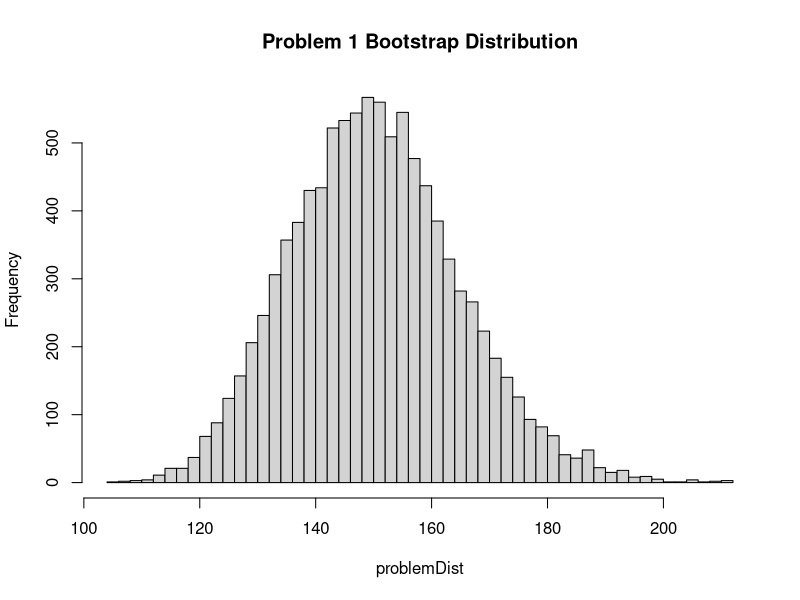
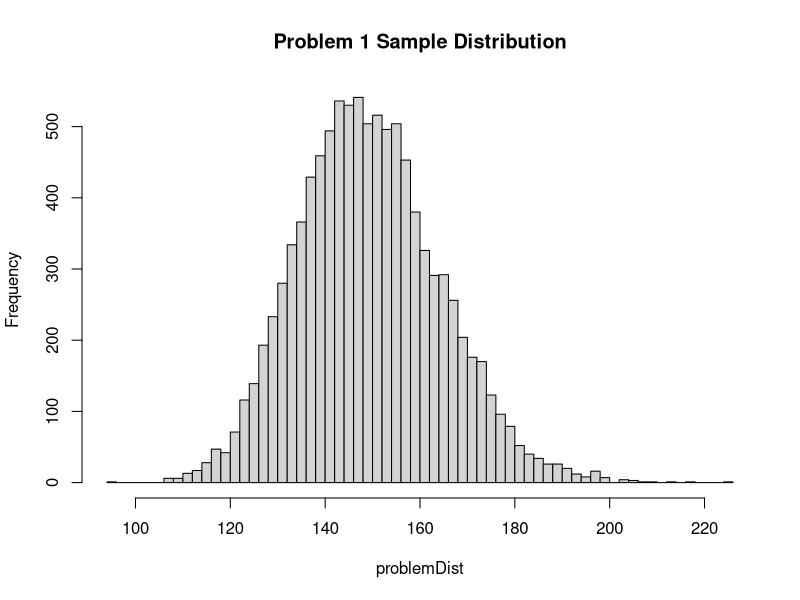
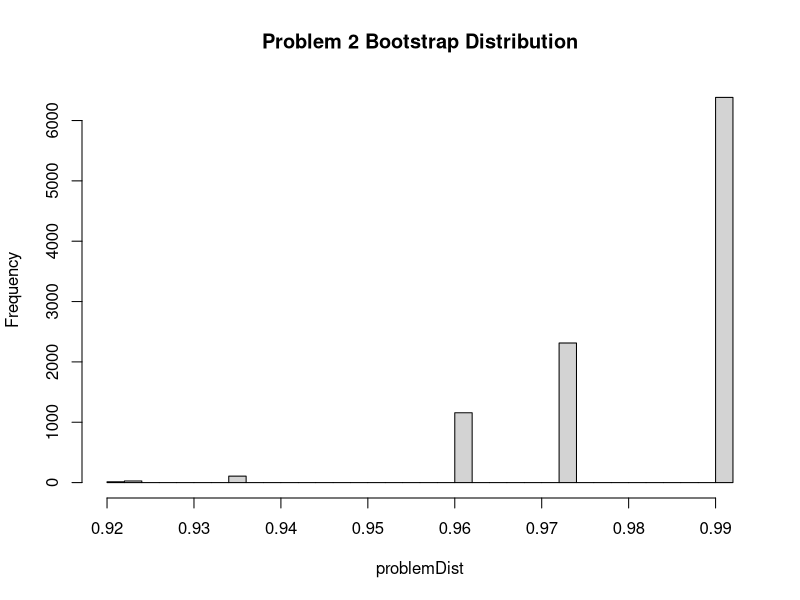
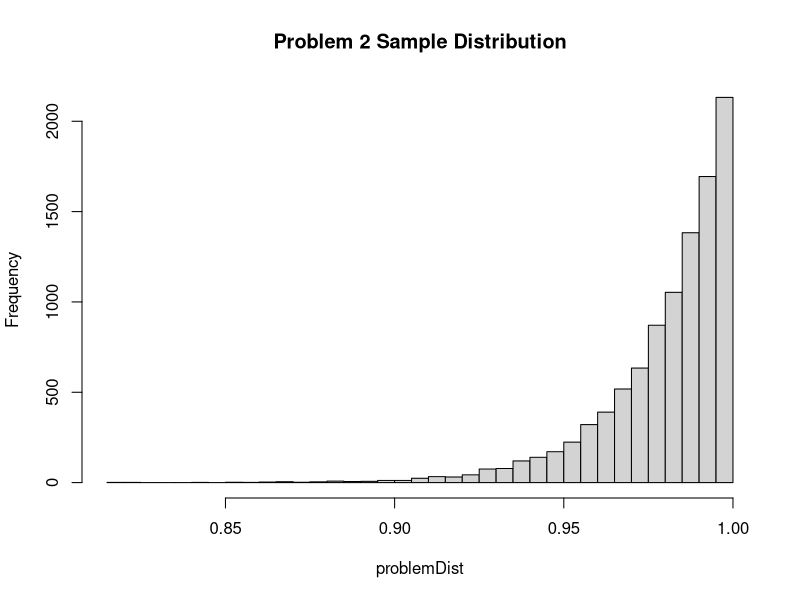

Write R code to recreate these figures, in order.


#Creates a bootstrap distribution from a population distribution given an
#arbitrary sample statistic (1 arg)
#In: population data, a stat function (1 arg), number of samples per draw, number of draws
#Out: a vector of bootstraps
boot.bootStrapper = function(popSet, statFunc, samplesPerDraw, numDraws) {

    return(matrix(sapply(1:numDraws,
    function(x) statFunc(sample(popSet, samplesPerDraw, replace = TRUE))),
    numDraws));
}

#Creates a sample distribution from a population function given an
#arbitrary sample statistic (1 arg)
#In: population fucntion (1 arg which takes in number of samples per draw), a stat function (1 arg), 
# number of samples per draw, number of draws
#Out: a vector of sample calculations
boot.sampleDist = function(popFunc, statFunc, samplesPerDraw, numDraws) {
    return(matrix(sapply(rep(samplesPerDraw, numDraws), function(x) statFunc(popFunc(x))),numDraws));
}


########################Problem 1 Script entry point############################
population = 100;
draws = 10000;
popGen = function(x) rnorm(x, 5, 1); #define the statistic and population generator function
statGen = function(x) exp(mean(x));

dataSet = popGen(population); #acquire the data set
popStat = statGen(dataSet);
problemDist = boot.bootStrapper(dataSet, statGen, population, draws);
hist(problemDist, 50, main = "Problem 1 Bootstrap Distribution");

cat("\nThe problem 1 standard error is:\n");
cat(var(problemDist) ^ .5);
cat("\n\nThe pivotal confidence interval is:\n")
CIPivotal = c(2*popStat - quantile(problemDist, .025), 2*popStat- quantile(problemDist, .975));
cat(CIPivotal);

problemDist = boot.sampleDist(popGen, statGen, population, draws)
hist(problemDist, 50, main = "Problem 1 Sample Distribution");

#######################Problem 2 Script Entry Point###############
population = 50;
popGen = function(x) runif(x);
#define the statistic and population generator function
statGen = function(x) max(x);

dataSet = popGen(population);
#acquire the data set
popStat = statGen(dataSet);
problemDist = boot.bootStrapper(dataSet, statGen, population, draws);
CIPivotal = c(2 * popStat - quantile(problemDist, .025), 2 * popStat - quantile(problemDist, .975));

cat("\n\nThe problem 2 standard error is:\n");
cat(var(problemDist) ^ .5);
cat("\n\nThe pivotal confidence interval is:\n")
cat(CIPivotal);

hist(problemDist, 50, main = "Problem 2 Bootstrap Distribution");
problemDist = boot.sampleDist(popGen, statGen, population, draws)
hist(problemDist, 50, main = "Problem 2 Sample Distribution");


